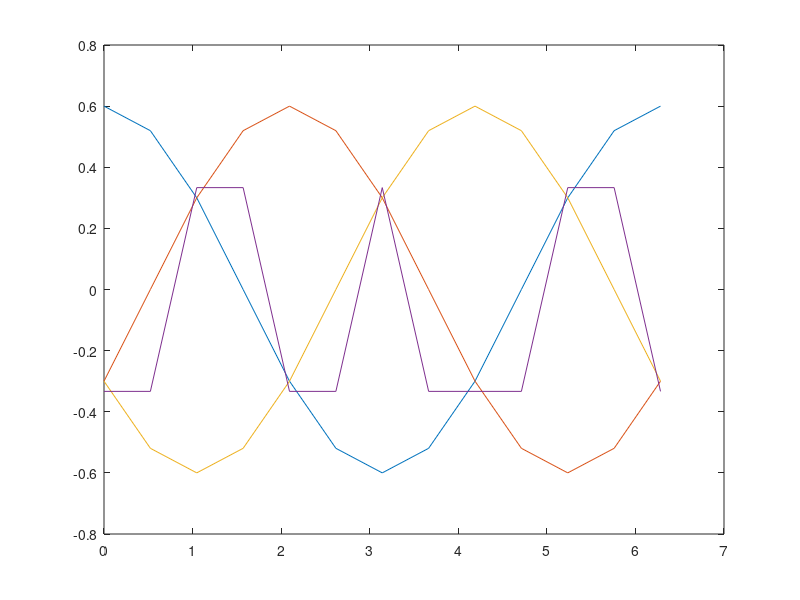
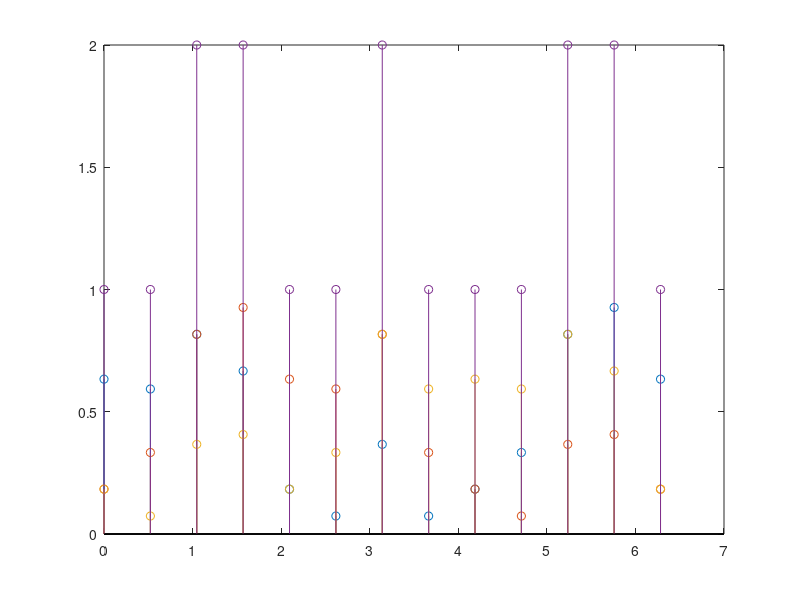

These figures' MATLAB source, in order:
ma=0.6;
theta=linspace(0,2*pi,13);

% theta=pi/180*[0 45 90 135 180 225 270 315]

phA=ma*cos(theta);
phB=ma*cos(theta-2*pi/3);
phC=ma*cos(theta+2*pi/3);
common_mode= -sign(ma*cos(3*theta))/3;
% common_mode= 1/3;

figure();
plot(theta,phA) 
hold on
plot(theta,phB) 
hold on
plot(theta,phC) 
hold on
plot(theta,common_mode) 

duty_ratios_phA= (1+phA+common_mode)/2;
duty_ratios_phB= (1+phB+common_mode)/2;
duty_ratios_phC= (1+phC+common_mode)/2;


figure();
stem(theta,duty_ratios_phA) 
hold on
stem(theta,duty_ratios_phB) 
hold on
stem(theta,duty_ratios_phC) 
hold on
stem(theta,duty_ratios_phA+duty_ratios_phB+duty_ratios_phC) 
hold on

PhiA = 0*duty_ratios_phA; % Explicitly set to single

PhiB=360*mod((duty_ratios_phA+duty_ratios_phB)/2,1);

PhiC =360*mod((duty_ratios_phA+2*duty_ratios_phB+duty_ratios_phC)/2,1);

duty_without_phA=(1+phA)/2;
duty_without_phB=(1+phB)/2;
duty_without_phC=(1+phC)/2;

theta*180/pi
[duty_without_phA;duty_without_phB;duty_without_phC; duty_without_phA+duty_without_phB+duty_without_phC ]
[ duty_ratios_phA;duty_ratios_phB;duty_ratios_phC; duty_ratios_phA+duty_ratios_phB+duty_ratios_phC]
[PhiA;  PhiB ; PhiC]
